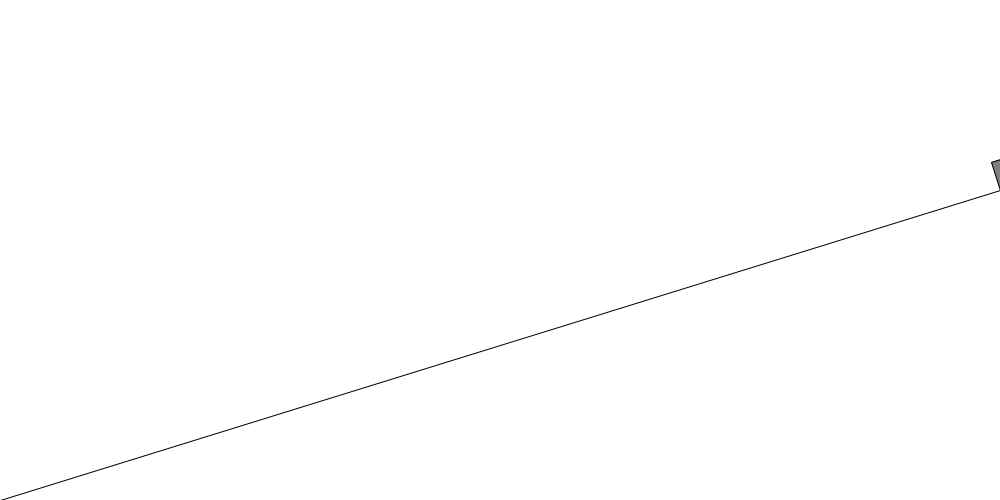
Frame 1 (no input)
Frame 60 (the mouse pressed at the canvas centre just before this capture): identical to frame 1, image omitted
Frame 120 (the mouse held since frame 60 and released just before this capture): identical to frame 1, image omitted

The Processing sketch that drew this single still picture (run headless with seeded random() and noise(); from frame 60 on, the mouse is pressed at the canvas centre):

// Processing sketch: ex5_normalforce
// ── ex5_normalforce.pde

Box mybox;
float theta = 0.3;
float c = 0.1;
void setup(){
  size(1000, 500);
  mybox = new Box(width, height-width*tan(theta), 0, 0, 0.5);
}


void draw(){
  background(255);
  line(0, height, width, height-width*tan(theta));
  println(height-width*tan(theta));
  PVector gravity = new PVector(0, 0.3);
  gravity.mult(mybox.m);
  
  float fg= gravity.mag();
  mybox.applyForce(gravity); //gravity
  
  mybox.display(theta);
  //mybox.update();
  
}

// ── Box.pde

class Box{
  PVector position;
  PVector velocity;
  PVector acceleration;
  float m;
  Box(float x, float y, float vx, float vy, float m){
    position = new PVector(x, y);
    velocity = new PVector(vx, vy);
    acceleration = new PVector(0, 0);
    this.m = m;
  }
  void applyForce(PVector F){
    F.div(m);
    acceleration.add(F);
  }
  void display(float theta){
    pushMatrix();
    stroke(0);
    fill(128);
    translate(position.x, position.y);
    rotate(-theta);
    rect(0, 0, 50, -30);
    popMatrix();
  }
  void update(){
    position.add(velocity);
    velocity.add(acceleration);
    acceleration.mult(0);
  }
}
